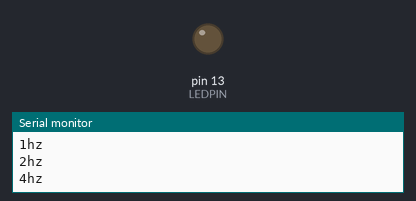
Recording of a sketch running on a simulated Arduino Uno, built with avr-gcc and run on an emulated ATmega328P. Parts: output pins drawn as LEDs (lit = HIGH), the last lines printed to the serial monitor.

Above: at 4.1 s.
At 16.1 s:
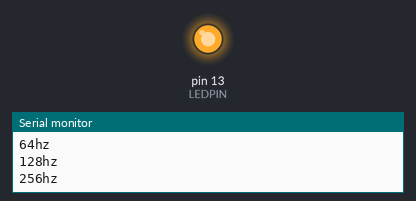
At 38.1 s:
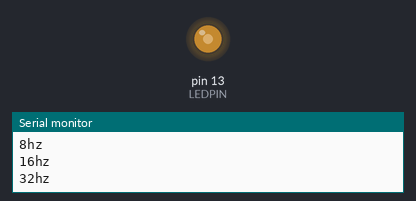
Timing chart, 0 to 39.6 s (numbered marks = the images above):
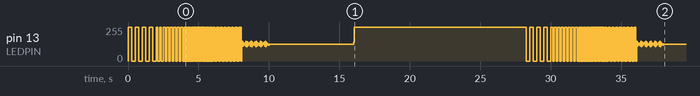

The sketch:

ArduinoTimerInterrupt.ino
```cpp
// (licence header left out)
//------------------------------------------------------------------------------
// CONSTANTS
//------------------------------------------------------------------------------
//#define VERBOSE     (1)
#define LEDPIN      (13)
#define BAUD        (57600)
#define CLOCK_FREQ  (16000000L)
#define MAX_COUNTER (65536L)


//------------------------------------------------------------------------------
// METHODS
//------------------------------------------------------------------------------
/**
 * Clock interrupt method.
 */
ISR(TIMER1_COMPA_vect) {
  digitalWrite( LEDPIN, digitalRead(LEDPIN)^1 );
}


/**
 * Set the clock 1 timer frequency.
 * @input desired_freq_hz the desired frequency
 */
void timer_set_frequency(long desired_freq_hz) {
  // Source: http://letsmakerobots.com/node/28278
  // Different clock sources can be selected for each timer independently.
  // To calculate the timer frequency (for example 2Hz using timer1) you will need:

  //  CPU frequency 16Mhz for Arduino
  //  maximum timer counter value (256 for 8bit, 65536 for 16bit timer)
  int prescaler_index=-1;
  int prescalers[] = {1,8,64,256,1024};
  long counter_value;
  do {
    ++prescaler_index;
    //  Divide CPU frequency through the choosen prescaler (16000000 / 256 = 62500)
    counter_value = CLOCK_FREQ / prescalers[prescaler_index];
    //  Divide result through the desired frequency (62500 / 2Hz = 31250)
    counter_value /= desired_freq_hz;
    //  Verify counter_value < maximum timer. if fail, choose bigger prescaler.
  } while(counter_value > MAX_COUNTER && prescaler_index<4);

  if( prescaler_index>=5 ) {
    Serial.println(F("Timer could not be set: Desired frequency out of bounds."));
    return;
  }

#ifdef VERBOSE
  Serial.print(F("counter_value  ="));  Serial.print(counter_value);
  Serial.print(F(" prescaler_index="));  Serial.print(prescaler_index);
  Serial.print(F(" = "));  Serial.print(((prescaler_index&0x1)   ));
  Serial.print(F("/"));  Serial.print(((prescaler_index&0x2)>>1));
  Serial.print(F("/"));  Serial.println(((prescaler_index&0x4)>>2));
#endif

  // disable global interrupts
  noInterrupts();

  // set entire TCCR1A register to 0
  TCCR1A = 0;
  // set entire TCCR1B register to 0
  TCCR1B = 0;
  // set the overflow clock to 0
  TCNT1  = 0;
  // set compare match register to desired timer count
  OCR1A = counter_value;
  // turn on CTC mode
  TCCR1B |= (1 << WGM12);
  // Set CS10, CS11, and CS12 bits for prescaler
  TCCR1B |= ( (( prescaler_index&0x1 )   ) << CS10);
  TCCR1B |= ( (( prescaler_index&0x2 )>>1) << CS11);
  TCCR1B |= ( (( prescaler_index&0x4 )>>2) << CS12);
  // enable timer compare interrupt
  TIMSK1 |= (1 << OCIE1A);

  interrupts();  // enable global interrupts
}


/**
 * First thing this machine does on startup.  Runs only once.
 */
void setup() {
  Serial.begin(BAUD);  // open coms
  pinMode(LEDPIN, OUTPUT);
}


/**
 * Runs after setup() and repeats forever
 */
void loop() {
  Serial.println(F("1hz"));  timer_set_frequency(1);  delay(2000);
  Serial.println(F("2hz"));  timer_set_frequency(2);  delay(2000);
  Serial.println(F("4hz"));  timer_set_frequency(4);  delay(2000);
  Serial.println(F("8hz"));  timer_set_frequency(8);  delay(2000);
  Serial.println(F("16hz"));  timer_set_frequency(16);  delay(2000);
  Serial.println(F("32hz"));  timer_set_frequency(32);  delay(2000);
  Serial.println(F("64hz"));  timer_set_frequency(64);  delay(2000);
  Serial.println(F("128hz"));  timer_set_frequency(128);  delay(2000);
  Serial.println(F("256hz"));  timer_set_frequency(256);  delay(2000);
  Serial.println(F("512hz"));  timer_set_frequency(512);  delay(2000);
  Serial.println(F("1000hz"));  timer_set_frequency(1000);  delay(2000);
  Serial.println(F("2000hz"));  timer_set_frequency(2000);  delay(2000);
  Serial.println(F("4000hz"));  timer_set_frequency(4000);  delay(2000);
  Serial.println(F("10000hz"));  timer_set_frequency(10000);  delay(2000);
}


/**
* This file is part of Arduino Timer Interrupt.
*
* Arduino Timer Interrupt is free software: you can redistribute it and/or modify
* it under the terms of the GNU General Public License as published by
* the Free Software Foundation, either version 3 of the License, or
* (at your option) any later version.
*
* Arduino Timer Interrupt is distributed in the hope that it will be useful,
* but WITHOUT ANY WARRANTY; without even the implied warranty of
* MERCHANTABILITY or FITNESS FOR A PARTICULAR PURPOSE. See the
* GNU General Public License for more details.
*
* You should have received a copy of the GNU General Public License
* along with Arduino Timer Interrupt. If not, see <http://www.gnu.org/licenses/>.
*/
```

Measured:
- by itself, pin 13 (LEDPIN): 0/255 → 255/255 at 0.00 s, → 0/255 0.25 s later, → 255/255 0.25 s later, → 0/255 0.25 s later, … (523 changes in this stretch)
